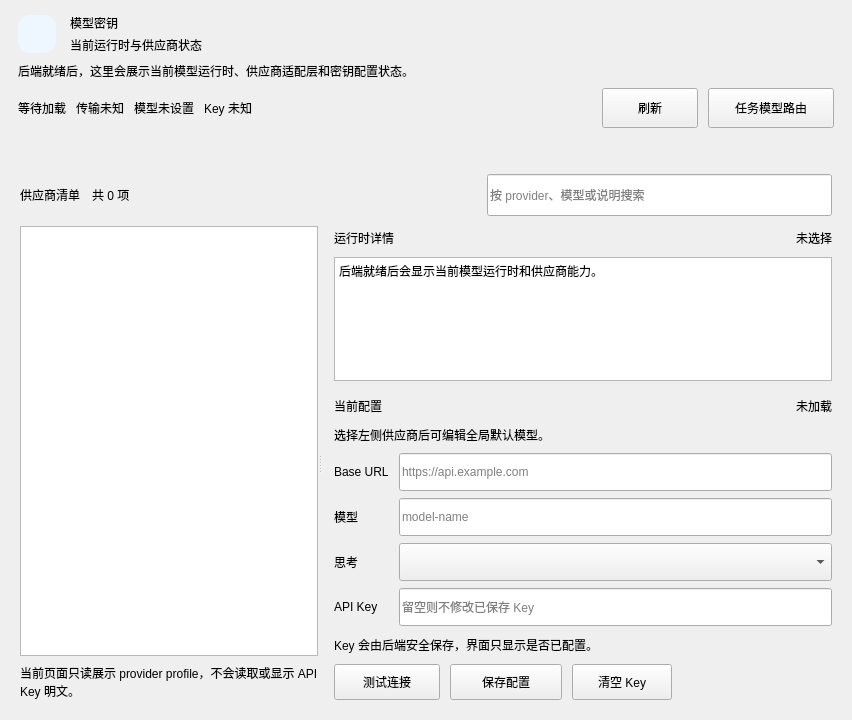
<widget class="QWidget" name="modelPage"><layout class="QVBoxLayout" name="modelPageLayout">
<property name="spacing"><number>12</number></property>
<property name="leftMargin"><number>0</number></property>
<property name="topMargin"><number>0</number></property>
<property name="rightMargin"><number>0</number></property>
<property name="bottomMargin"><number>0</number></property>
<item><widget class="QFrame" name="modelMainCard">
<property name="objectName"><string>heroCard</string></property>
<property name="frameShape"><enum>QFrame::Shape::NoFrame</enum></property>
<layout class="QVBoxLayout" name="modelMainLayout">
<property name="spacing"><number>8</number></property>
<property name="leftMargin"><number>18</number></property>
<property name="topMargin"><number>14</number></property>
<property name="rightMargin"><number>18</number></property>
<property name="bottomMargin"><number>14</number></property>
<item><layout class="QHBoxLayout" name="modelHeadLayout">
<property name="spacing"><number>14</number></property>
<property name="leftMargin"><number>0</number></property>
<property name="topMargin"><number>0</number></property>
<property name="rightMargin"><number>0</number></property>
<property name="bottomMargin"><number>0</number></property>
<item><widget class="QLabel" name="modelIcon">
<property name="minimumSize"><size><width>38</width><height>38</height></size></property>
<property name="maximumSize"><size><width>38</width><height>38</height></size></property>
<property name="styleSheet"><string notr="true">background:#EEF6FF;border-radius:12px;</string></property>
<property name="text"><string></string></property>
<property name="pixmap"><pixmap resource="resources.qrc">:/icons/model.svg</pixmap></property>
<property name="scaledContents"><bool>false</bool></property>
<property name="alignment"><set>Qt::AlignmentFlag::AlignCenter</set></property>
</widget></item><item><layout class="QVBoxLayout" name="modelTextLayout">
<property name="spacing"><number>4</number></property>
<property name="leftMargin"><number>0</number></property>
<property name="topMargin"><number>0</number></property>
<property name="rightMargin"><number>0</number></property>
<property name="bottomMargin"><number>0</number></property>
<item><widget class="QLabel" name="modelTitle">
<property name="objectName"><string>heroTitle</string></property>
<property name="text"><string>模型密钥</string></property>
<property name="visible"><bool>false</bool></property>
<property name="wordWrap"><bool>true</bool></property>

</widget></item><item><widget class="QLabel" name="modelSub">
<property name="objectName"><string>subText</string></property>
<property name="text"><string>当前运行时与供应商状态</string></property>
<property name="wordWrap"><bool>true</bool></property>

</widget></item>
</layout></item>
</layout></item><item><widget class="QLabel" name="modelSummaryLabel">
<property name="objectName"><string>subText</string></property>
<property name="text"><string>后端就绪后，这里会展示当前模型运行时、供应商适配层和密钥配置状态。</string></property>
<property name="wordWrap"><bool>true</bool></property>
</widget></item><item><layout class="QHBoxLayout" name="modelBadgeRow">
<property name="spacing"><number>10</number></property>
<property name="leftMargin"><number>0</number></property>
<property name="topMargin"><number>0</number></property>
<property name="rightMargin"><number>0</number></property>
<property name="bottomMargin"><number>0</number></property>
<item><widget class="QLabel" name="modelCurrentProviderBadge">
<property name="objectName"><string>badgeGray</string></property>
<property name="text"><string>等待加载</string></property>
<property name="alignment"><set>Qt::AlignmentFlag::AlignCenter</set></property>
</widget></item><item><widget class="QLabel" name="modelCurrentTransportBadge">
<property name="objectName"><string>badgeGray</string></property>
<property name="text"><string>传输未知</string></property>
<property name="alignment"><set>Qt::AlignmentFlag::AlignCenter</set></property>
</widget></item><item><widget class="QLabel" name="modelCurrentModelBadge">
<property name="objectName"><string>badgeGray</string></property>
<property name="text"><string>模型未设置</string></property>
<property name="alignment"><set>Qt::AlignmentFlag::AlignCenter</set></property>
</widget></item><item><widget class="QLabel" name="modelCurrentKeyBadge">
<property name="objectName"><string>badgeGray</string></property>
<property name="text"><string>Key 未知</string></property>
<property name="alignment"><set>Qt::AlignmentFlag::AlignCenter</set></property>
</widget></item><item><spacer name="modelBadgeSpacer">
<property name="orientation"><enum>Qt::Orientation::Horizontal</enum></property>
<property name="sizeHint" stdset="0"><size><width>340</width><height>20</height></size></property>
</spacer></item><item><widget class="QPushButton" name="modelRefreshButton">
<property name="objectName"><string>ghostButton</string></property>
<property name="minimumSize"><size><width>96</width><height>40</height></size></property>
<property name="text"><string>刷新</string></property>
</widget></item>
<item><widget class="QPushButton" name="modelRoutesButton">
<property name="objectName"><string>secondaryButton</string></property>
<property name="minimumSize"><size><width>126</width><height>40</height></size></property>
<property name="text"><string>任务模型路由</string></property>
</widget></item>
</layout></item>
</layout>
</widget></item>
<item><widget class="QFrame" name="modelContentCard">
<property name="objectName"><string>contentCard</string></property>
<property name="frameShape"><enum>QFrame::Shape::NoFrame</enum></property>
<layout class="QVBoxLayout" name="modelContentLayout">
<property name="spacing"><number>10</number></property>
<property name="leftMargin"><number>20</number></property>
<property name="topMargin"><number>20</number></property>
<property name="rightMargin"><number>20</number></property>
<property name="bottomMargin"><number>20</number></property>
<item><layout class="QHBoxLayout" name="modelToolbarLayout">
<property name="spacing"><number>12</number></property>
<property name="leftMargin"><number>0</number></property>
<property name="topMargin"><number>0</number></property>
<property name="rightMargin"><number>0</number></property>
<property name="bottomMargin"><number>0</number></property>
<item><widget class="QLabel" name="modelProviderTitle">
<property name="objectName"><string>sectionTitle</string></property>
<property name="text"><string>供应商清单</string></property>
</widget></item><item><widget class="QLabel" name="modelCountLabel">
<property name="objectName"><string>tinyText</string></property>
<property name="text"><string>共 0 项</string></property>
</widget></item><item><spacer name="modelToolbarSpacer">
<property name="orientation"><enum>Qt::Orientation::Horizontal</enum></property>
<property name="sizeHint" stdset="0"><size><width>240</width><height>20</height></size></property>
</spacer></item><item><widget class="QLineEdit" name="modelSearchInput">
<property name="minimumSize"><size><width>320</width><height>42</height></size></property>
<property name="placeholderText"><string>按 provider、模型或说明搜索</string></property>
</widget></item>
</layout></item><item><widget class="QSplitter" name="modelSplitter">
<property name="orientation"><enum>Qt::Orientation::Horizontal</enum></property>
<widget class="QWidget" name="modelListPane">
<layout class="QVBoxLayout" name="modelListLayout">
<property name="spacing"><number>8</number></property>
<property name="leftMargin"><number>0</number></property>
<property name="topMargin"><number>0</number></property>
<property name="rightMargin"><number>0</number></property>
<property name="bottomMargin"><number>0</number></property>
<item><widget class="QTableWidget" name="modelProviderTable">
<property name="minimumSize"><size><width>0</width><height>430</height></size></property>
</widget></item><item><widget class="QLabel" name="modelHintLabel">
<property name="objectName"><string>tinyText</string></property>
<property name="text"><string>当前页面只读展示 provider profile，不会读取或显示 API Key 明文。</string></property>
<property name="wordWrap"><bool>true</bool></property>
</widget></item>
</layout></widget>
<widget class="QWidget" name="modelDetailPane">
<layout class="QVBoxLayout" name="modelDetailLayout">
<property name="spacing"><number>7</number></property>
<property name="leftMargin"><number>12</number></property>
<property name="topMargin"><number>0</number></property>
<property name="rightMargin"><number>0</number></property>
<property name="bottomMargin"><number>0</number></property>
<item><layout class="QHBoxLayout" name="modelDetailHeaderLayout">
<property name="spacing"><number>10</number></property>
<property name="leftMargin"><number>0</number></property>
<property name="topMargin"><number>0</number></property>
<property name="rightMargin"><number>0</number></property>
<property name="bottomMargin"><number>0</number></property>
<item><widget class="QLabel" name="modelDetailTitle">
<property name="objectName"><string>cardTitle</string></property>
<property name="text"><string>运行时详情</string></property>
</widget></item><item><spacer name="modelDetailHeaderSpacer">
<property name="orientation"><enum>Qt::Orientation::Horizontal</enum></property>
<property name="sizeHint" stdset="0"><size><width>160</width><height>20</height></size></property>
</spacer></item><item><widget class="QLabel" name="modelDetailBadge">
<property name="objectName"><string>badgeGray</string></property>
<property name="text"><string>未选择</string></property>
<property name="alignment"><set>Qt::AlignmentFlag::AlignCenter</set></property>
</widget></item>
</layout></item><item><widget class="QTextEdit" name="modelDetailText">
<property name="minimumSize"><size><width>360</width><height>108</height></size></property>
<property name="maximumSize"><size><width>16777215</width><height>124</height></size></property>
<property name="readOnly"><bool>true</bool></property>
<property name="html"><string>&lt;p&gt;后端就绪后会显示当前模型运行时和供应商能力。&lt;/p&gt;</string></property>
</widget></item><item><layout class="QHBoxLayout" name="modelConfigHeaderLayout">
<property name="spacing"><number>10</number></property>
<property name="leftMargin"><number>0</number></property>
<property name="topMargin"><number>8</number></property>
<property name="rightMargin"><number>0</number></property>
<property name="bottomMargin"><number>0</number></property>
<item><widget class="QLabel" name="modelConfigTitle">
<property name="objectName"><string>cardTitle</string></property>
<property name="text"><string>当前配置</string></property>
</widget></item><item><spacer name="modelConfigHeaderSpacer">
<property name="orientation"><enum>Qt::Orientation::Horizontal</enum></property>
<property name="sizeHint" stdset="0"><size><width>160</width><height>20</height></size></property>
</spacer></item><item><widget class="QLabel" name="modelConfigStatusBadge">
<property name="objectName"><string>badgeGray</string></property>
<property name="text"><string>未加载</string></property>
<property name="alignment"><set>Qt::AlignmentFlag::AlignCenter</set></property>
</widget></item>
</layout></item><item><widget class="QLabel" name="modelConfigProviderLabel">
<property name="objectName"><string>tinyText</string></property>
<property name="text"><string>选择左侧供应商后可编辑全局默认模型。</string></property>
<property name="wordWrap"><bool>true</bool></property>
</widget></item><item><layout class="QGridLayout" name="modelConfigFormLayout">
<property name="horizontalSpacing"><number>10</number></property>
<property name="verticalSpacing"><number>7</number></property>
<item row="0" column="0"><widget class="QLabel" name="modelConfigBaseUrlLabel">
<property name="objectName"><string>tinyText</string></property>
<property name="text"><string>Base URL</string></property>
</widget></item><item row="0" column="1"><widget class="QLineEdit" name="modelConfigBaseUrlInput">
<property name="minimumSize"><size><width>0</width><height>38</height></size></property>
<property name="placeholderText"><string>https://api.example.com</string></property>
</widget></item><item row="1" column="0"><widget class="QLabel" name="modelConfigModelLabel">
<property name="objectName"><string>tinyText</string></property>
<property name="text"><string>模型</string></property>
</widget></item><item row="1" column="1"><widget class="QLineEdit" name="modelConfigModelInput">
<property name="minimumSize"><size><width>0</width><height>38</height></size></property>
<property name="placeholderText"><string>model-name</string></property>
</widget></item><item row="2" column="0"><widget class="QLabel" name="modelConfigThinkingLabel">
<property name="objectName"><string>tinyText</string></property>
<property name="text"><string>思考</string></property>
</widget></item><item row="2" column="1"><widget class="QComboBox" name="modelConfigThinkingCombo">
<property name="minimumSize"><size><width>0</width><height>38</height></size></property>
</widget></item><item row="3" column="0"><widget class="QLabel" name="modelConfigApiKeyLabel">
<property name="objectName"><string>tinyText</string></property>
<property name="text"><string>API Key</string></property>
</widget></item><item row="3" column="1"><widget class="QLineEdit" name="modelConfigApiKeyInput">
<property name="minimumSize"><size><width>0</width><height>38</height></size></property>
<property name="echoMode"><enum>QLineEdit::EchoMode::Password</enum></property>
<property name="placeholderText"><string>留空则不修改已保存 Key</string></property>
</widget></item>
</layout></item><item><widget class="QLabel" name="modelConfigStatusLabel">
<property name="objectName"><string>tinyText</string></property>
<property name="text"><string>Key 会由后端安全保存，界面只显示是否已配置。</string></property>
<property name="wordWrap"><bool>true</bool></property>
</widget></item><item><layout class="QHBoxLayout" name="modelConfigButtonRow">
<property name="spacing"><number>10</number></property>
<property name="leftMargin"><number>0</number></property>
<property name="topMargin"><number>0</number></property>
<property name="rightMargin"><number>0</number></property>
<property name="bottomMargin"><number>0</number></property>
<item><widget class="QPushButton" name="modelTestConfigButton">
<property name="objectName"><string>secondaryButton</string></property>
<property name="minimumSize"><size><width>106</width><height>36</height></size></property>
<property name="text"><string>测试连接</string></property>
</widget></item><item><widget class="QPushButton" name="modelSaveConfigButton">
<property name="objectName"><string>primaryButton</string></property>
<property name="minimumSize"><size><width>112</width><height>36</height></size></property>
<property name="text"><string>保存配置</string></property>
</widget></item><item><widget class="QPushButton" name="modelClearKeyButton">
<property name="objectName"><string>dangerButton</string></property>
<property name="minimumSize"><size><width>100</width><height>36</height></size></property>
<property name="text"><string>清空 Key</string></property>
</widget></item><item><spacer name="modelConfigButtonSpacer">
<property name="orientation"><enum>Qt::Orientation::Horizontal</enum></property>
<property name="sizeHint" stdset="0"><size><width>120</width><height>20</height></size></property>
</spacer></item>
</layout></item>
</layout></widget>
</widget></item>
</layout>
</widget></item>
</layout></widget>
